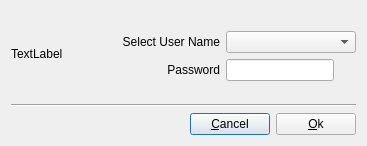
<ui version="4.0" >
 <class>atlasUserDlg</class>
 <widget class="QDialog" name="atlasUserDlg" >
  <property name="geometry" >
   <rect>
    <x>0</x>
    <y>0</y>
    <width>367</width>
    <height>146</height>
   </rect>
  </property>
  <property name="sizePolicy" >
   <sizepolicy vsizetype="Fixed" hsizetype="Fixed" >
    <horstretch>0</horstretch>
    <verstretch>0</verstretch>
   </sizepolicy>
  </property>
  <property name="windowTitle" >
   <string>Dialog</string>
  </property>
  <layout class="QVBoxLayout" name="verticalLayout_2" >
   <item>
    <layout class="QHBoxLayout" name="horizontalLayout" >
     <item>
      <widget class="QLabel" name="imageLabel" >
       <property name="sizePolicy" >
        <sizepolicy vsizetype="Fixed" hsizetype="Fixed" >
         <horstretch>0</horstretch>
         <verstretch>0</verstretch>
        </sizepolicy>
       </property>
       <property name="text" >
        <string>TextLabel</string>
       </property>
      </widget>
     </item>
     <item>
      <layout class="QVBoxLayout" name="verticalLayout" >
       <property name="topMargin" >
        <number>20</number>
       </property>
       <item>
        <layout class="QGridLayout" name="gridLayout" >
         <item row="0" column="0" >
          <spacer name="horizontalSpacer_2" >
           <property name="orientation" >
            <enum>Qt::Horizontal</enum>
           </property>
           <property name="sizeHint" stdset="0" >
            <size>
             <width>17</width>
             <height>20</height>
            </size>
           </property>
          </spacer>
         </item>
         <item row="0" column="1" >
          <widget class="QLabel" name="userLabel" >
           <property name="sizePolicy" >
            <sizepolicy vsizetype="Preferred" hsizetype="Fixed" >
             <horstretch>0</horstretch>
             <verstretch>0</verstretch>
            </sizepolicy>
           </property>
           <property name="text" >
            <string>Select User Name</string>
           </property>
           <property name="alignment" >
            <set>Qt::AlignRight|Qt::AlignTrailing|Qt::AlignVCenter</set>
           </property>
           <property name="buddy" >
            <cstring>userComboBox</cstring>
           </property>
          </widget>
         </item>
         <item row="0" column="2" >
          <widget class="QComboBox" name="userComboBox" >
           <property name="sizePolicy" >
            <sizepolicy vsizetype="Fixed" hsizetype="Fixed" >
             <horstretch>0</horstretch>
             <verstretch>0</verstretch>
            </sizepolicy>
           </property>
           <property name="minimumSize" >
            <size>
             <width>130</width>
             <height>0</height>
            </size>
           </property>
          </widget>
         </item>
         <item row="1" column="1" >
          <widget class="QLabel" name="passLabel" >
           <property name="text" >
            <string>Password</string>
           </property>
           <property name="alignment" >
            <set>Qt::AlignRight|Qt::AlignTrailing|Qt::AlignVCenter</set>
           </property>
           <property name="buddy" >
            <cstring>passLineEdit</cstring>
           </property>
          </widget>
         </item>
         <item row="1" column="2" >
          <widget class="QLineEdit" name="passLineEdit" >
           <property name="sizePolicy" >
            <sizepolicy vsizetype="Fixed" hsizetype="Fixed" >
             <horstretch>0</horstretch>
             <verstretch>0</verstretch>
            </sizepolicy>
           </property>
           <property name="minimumSize" >
            <size>
             <width>81</width>
             <height>0</height>
            </size>
           </property>
           <property name="echoMode" >
            <enum>QLineEdit::Password</enum>
           </property>
          </widget>
         </item>
        </layout>
       </item>
       <item>
        <spacer name="verticalSpacer" >
         <property name="orientation" >
          <enum>Qt::Vertical</enum>
         </property>
         <property name="sizeHint" stdset="0" >
          <size>
           <width>20</width>
           <height>13</height>
          </size>
         </property>
        </spacer>
       </item>
      </layout>
     </item>
    </layout>
   </item>
   <item>
    <widget class="Line" name="line" >
     <property name="orientation" >
      <enum>Qt::Horizontal</enum>
     </property>
    </widget>
   </item>
   <item>
    <layout class="QHBoxLayout" name="horizontalLayout_2" >
     <item>
      <spacer name="horizontalSpacer" >
       <property name="orientation" >
        <enum>Qt::Horizontal</enum>
       </property>
       <property name="sizeHint" stdset="0" >
        <size>
         <width>218</width>
         <height>17</height>
        </size>
       </property>
      </spacer>
     </item>
     <item>
      <widget class="QPushButton" name="cancelButton" >
       <property name="text" >
        <string>&amp;Cancel</string>
       </property>
      </widget>
     </item>
     <item>
      <widget class="QPushButton" name="okButton" >
       <property name="sizePolicy" >
        <sizepolicy vsizetype="Fixed" hsizetype="Preferred" >
         <horstretch>0</horstretch>
         <verstretch>0</verstretch>
        </sizepolicy>
       </property>
       <property name="text" >
        <string>&amp;Ok</string>
       </property>
      </widget>
     </item>
    </layout>
   </item>
  </layout>
 </widget>
 <tabstops>
  <tabstop>userComboBox</tabstop>
  <tabstop>okButton</tabstop>
  <tabstop>cancelButton</tabstop>
 </tabstops>
 <resources/>
 <connections>
  <connection>
   <sender>okButton</sender>
   <signal>clicked()</signal>
   <receiver>atlasUserDlg</receiver>
   <slot>accept()</slot>
   <hints>
    <hint type="sourcelabel" >
     <x>386</x>
     <y>128</y>
    </hint>
    <hint type="destinationlabel" >
     <x>186</x>
     <y>131</y>
    </hint>
   </hints>
  </connection>
  <connection>
   <sender>cancelButton</sender>
   <signal>clicked()</signal>
   <receiver>atlasUserDlg</receiver>
   <slot>reject()</slot>
   <hints>
    <hint type="sourcelabel" >
     <x>311</x>
     <y>122</y>
    </hint>
    <hint type="destinationlabel" >
     <x>229</x>
     <y>99</y>
    </hint>
   </hints>
  </connection>
 </connections>
</ui>
